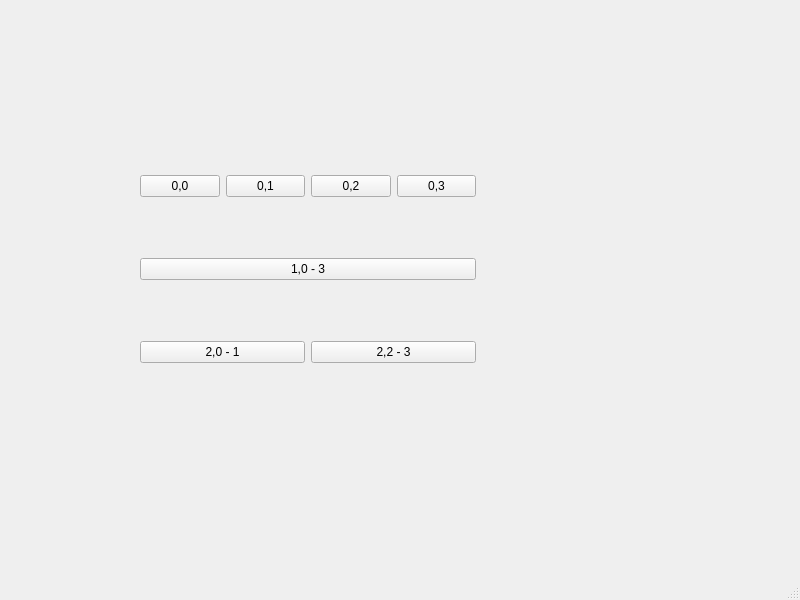
<?xml version="1.0" encoding="UTF-8"?>
<ui version="4.0">
 <class>MainWindow</class>
 <widget class="QMainWindow" name="MainWindow">
  <property name="geometry">
   <rect>
    <x>0</x>
    <y>0</y>
    <width>800</width>
    <height>600</height>
   </rect>
  </property>
  <property name="windowTitle">
   <string>MainWindow</string>
  </property>
  <widget class="QWidget" name="centralwidget">
   <widget class="QWidget" name="gridLayoutWidget">
    <property name="geometry">
     <rect>
      <x>140</x>
      <y>120</y>
      <width>336</width>
      <height>301</height>
     </rect>
    </property>
    <layout class="QGridLayout" name="gridBotones">
     <item row="0" column="0">
      <widget class="QPushButton" name="pushButton_2">
       <property name="text">
        <string>0,0</string>
       </property>
      </widget>
     </item>
     <item row="0" column="1">
      <widget class="QPushButton" name="pushButton_3">
       <property name="text">
        <string>0,1</string>
       </property>
      </widget>
     </item>
     <item row="0" column="2">
      <widget class="QPushButton" name="pushButton">
       <property name="text">
        <string>0,2</string>
       </property>
      </widget>
     </item>
     <item row="0" column="3">
      <widget class="QPushButton" name="pushButton_4">
       <property name="text">
        <string>0,3</string>
       </property>
      </widget>
     </item>
     <item row="1" column="0" colspan="4">
      <widget class="QPushButton" name="pushButton_5">
       <property name="text">
        <string>1,0 - 3</string>
       </property>
      </widget>
     </item>
     <item row="2" column="0" colspan="2">
      <widget class="QPushButton" name="pushButton_6">
       <property name="text">
        <string>2,0 - 1</string>
       </property>
      </widget>
     </item>
     <item row="2" column="2" colspan="2">
      <widget class="QPushButton" name="pushButton_7">
       <property name="text">
        <string>2,2 - 3</string>
       </property>
      </widget>
     </item>
    </layout>
   </widget>
  </widget>
  <widget class="QMenuBar" name="menubar">
   <property name="geometry">
    <rect>
     <x>0</x>
     <y>0</y>
     <width>800</width>
     <height>33</height>
    </rect>
   </property>
  </widget>
  <widget class="QStatusBar" name="statusbar"/>
 </widget>
 <resources/>
 <connections/>
</ui>
